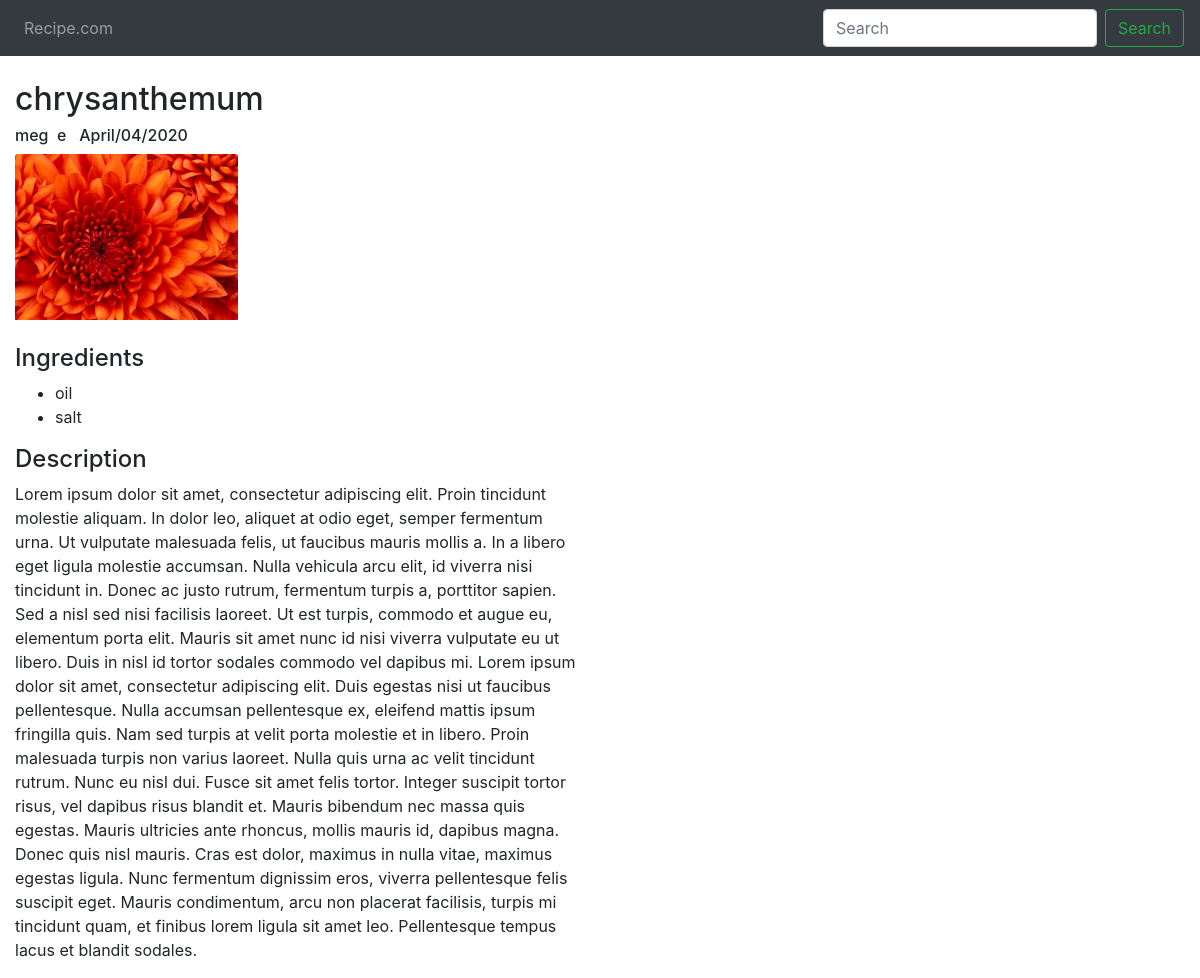
Page /recipes/1/ on the earlier database version.
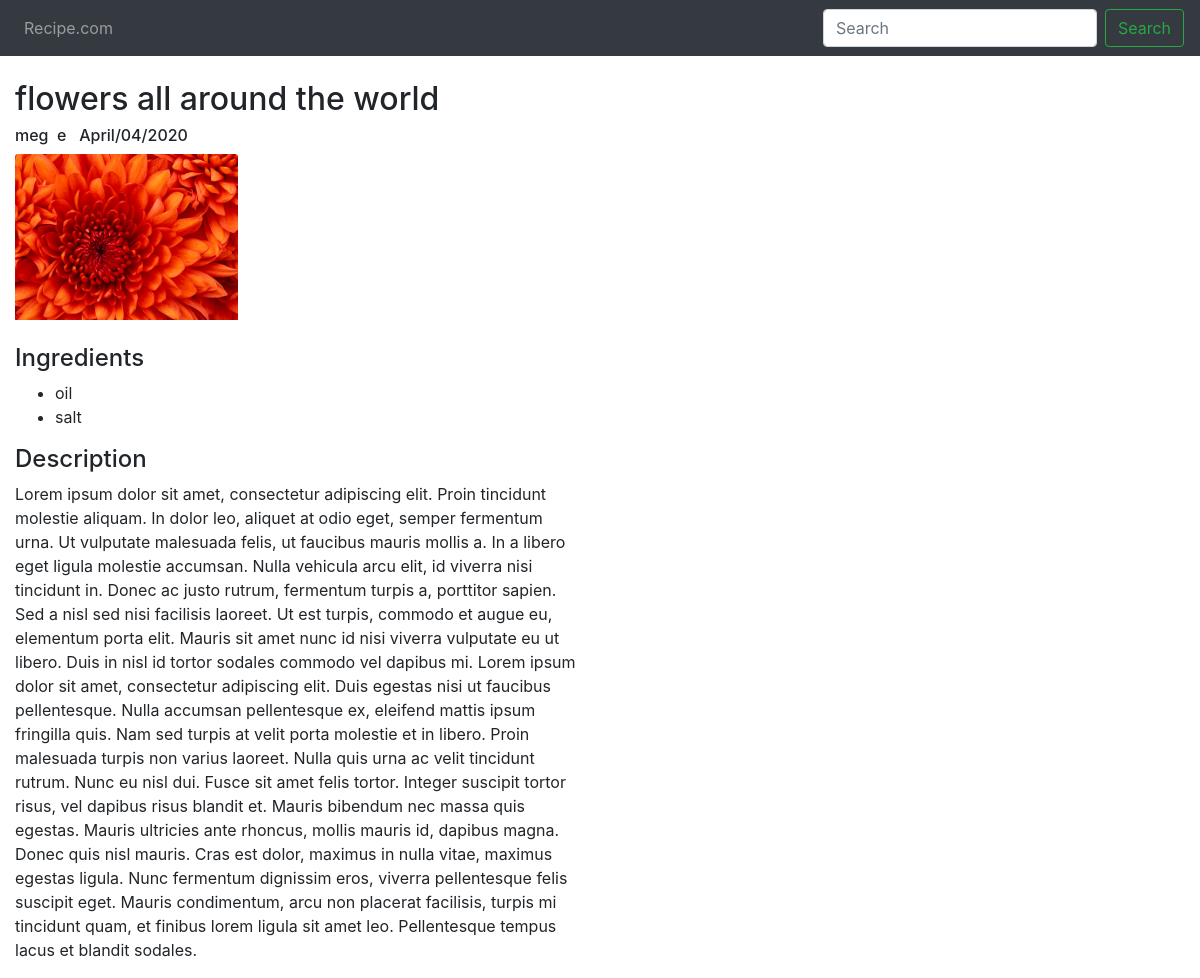
Same page on the later database version.
### recipes/models.py (models this page shows, shortened)
class Recipe(models.Model):
    DIFFICULTY_CHOICES = [
        ("e", "Easy"),
        ("m", "Medium"),
        ("a", "Advanced")
    ]
    ingredients = models.ManyToManyField(Ingredient, related_name="recipes")
    user = models.ForeignKey(User, on_delete=models.CASCADE, related_name="recipes")
    name = models.CharField(max_length=255)
    image = models.ImageField()
    description = models.TextField()
    date_created = models.DateTimeField(default=timezone.now, editable=False)
    difficulty = models.CharField(max_length=1, choices=DIFFICULTY_CHOICES)

class Ingredient(models.Model):
    name = models.CharField(max_length=255, unique=True)

### recipes/views.py (the view)
# urls.py: url(r'^(?P<pk>[0-9]+)/$', views.RecipeDetail.as_view(), name='detail'),
class RecipeDetail(generic.DetailView):
    model = Recipe
    template_name = 'recipes/recipe_detail.html'

### recipes/templates/recipes/recipe_detail.html (shortened to what this page needs)
{% extends 'recipes/base.html' %}
{% block body %}
<div class="col-sm-5 col-md-6">
    <h2> {{recipe.name}}
    </h2>
    <h6>
        {{recipe.user}}&nbsp;
        {{recipe.difficulty}}&nbsp;&nbsp;
        {{ recipe.date_created|date:"F/d/Y" }}
    </h6>
    <div class="col-md-5" style="padding-left: 0"> <img src="{{ recipe.image.url }}" class="card-img-top"></div>
    <br>
    <h4> Ingredients </h4>
    <ul>
        {% for ingredient in recipe.ingredients.all %}
            <li>{{ingredient.name}}</li>
        {% endfor%}
    </ul>
    <h4> Description </h4>
    <p>
        {{recipe.description}}
    </p>
</div>
{% endblock %}

### recipes/templates/recipes/base.html (shortened to what this page needs)
<!DOCTYPE html>
<html lang="en">
<head>
    {% load staticfiles %}
    <link rel="stylesheet" href="https://maxcdn.bootstrapcdn.com/bootstrap/4.0.0/css/bootstrap.min.css">
    <link href="https://emoji-css.afeld.me/emoji.css" rel="stylesheet">
</head>
<body>
  <nav class="navbar navbar-expand-lg navbar-dark bg-dark">
    <div class="collapse navbar-collapse" id="navbarSupportedContent">
      <ul class="navbar-nav mr-auto">
        <li class="nav-item">
          <a class="nav-link" href="{% url 'recipes:index' %}">Recipe.com <span class="sr-only">(current)</span></a>
        </li>
      </ul>
      <form action="{% url 'recipes:index' %}" class="form-inline my-2 my-lg-0" method="get">
        <input name="q" class="form-control mr-sm-2" type="search" placeholder="Search" aria-label="Search">
        <button class="btn btn-outline-success my-2 my-sm-0" type="submit">Search</button>
      </form>
    </div>
  </nav>
  <br>
{% block body %}
{% endblock %}
</body>
</html>

Differences in the rows shown:
changed Recipe "meg": name "chrysanthemum" → "flowers all around the world"
